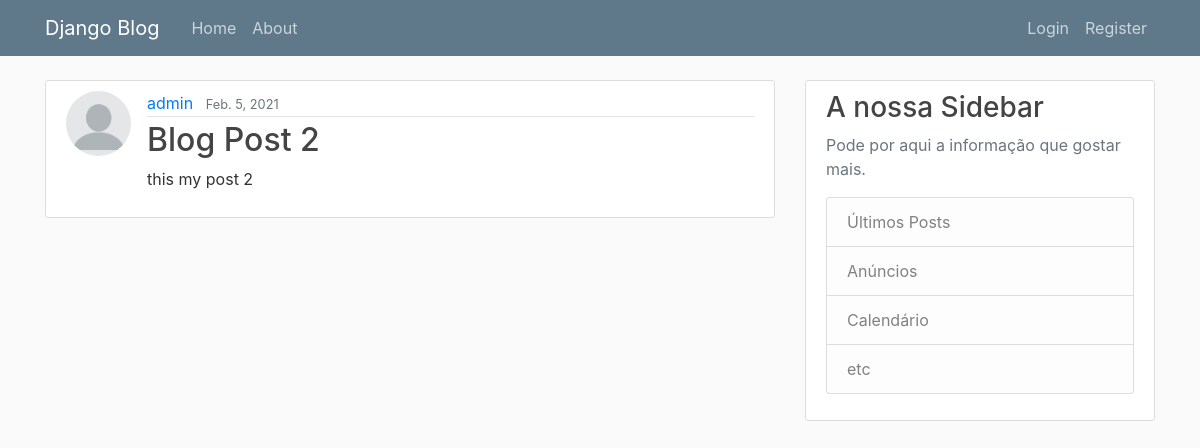
/post/5/, run on the app's committed database.
### blog_app/models.py (models this page shows, shortened)
class Post(models.Model):
    title = models.CharField(max_length=100)
    content = models.TextField()
    date_posted = models.DateField(default=timezone.now)
    author = models.ForeignKey(User, on_delete=models.CASCADE)

### users/models.py (models this page shows, shortened)
class Profile(models.Model):
    user = models.OneToOneField(User, on_delete=models.CASCADE)
    image = models.ImageField(default='default.png', upload_to='profile_pics')

### blog_app/views.py (the view)
# urls.py: path('post/<int:pk>/', PostDetailView.as_view(), name='post-detail'),
class PostDetailView(DetailView):
    model = Post

### blog_app/templates/blog_app/post_detail.html (shortened to what this page needs)
{% extends "blog_app/base.html" %}
{% block content %}
    <article class="media content-section">
        <img class="rounded-circle article-img" src="{{ object.author.profile.image.url }}">
        <div class="media-body">
        <div class="article-metadata">
            <a class="mr-2" href="{% url 'user-posts' object.author.username %}">{{ object.author }}</a>
            <small class="text-muted">{{ object.date_posted }}</small>
        </div>
        <h2 class="article-title">{{ object.title }}</h2>
        <p class="article-content">{{ object.content }}</p>
        </div>
    </article>
{% endblock %}

### blog_app/static/blog_app/main.css (style rules this page uses)
body { background: #fafafa; color: #333333; margin-top: 5rem; }
h1, h2, h3, h4, h5, h6 { color: #444444; }
.content-section { background: #ffffff; padding: 10px 20px; border: 1px solid #dddddd; border-radius: 3px; margin-bottom: 20px; }
.article-title { color: #444444; }
.article-content { white-space: pre-line; }
.article-img { height: 65px; width: 65px; margin-right: 16px; }
.article-metadata { padding-bottom: 1px; margin-bottom: 4px; border-bottom: 1px solid #e3e3e3 }

### data on the page
Post: author.profile.image (placeholder picture), author "admin", date_posted "Feb. 5, 2021", title "Blog Post 2", content "this my post 2"
